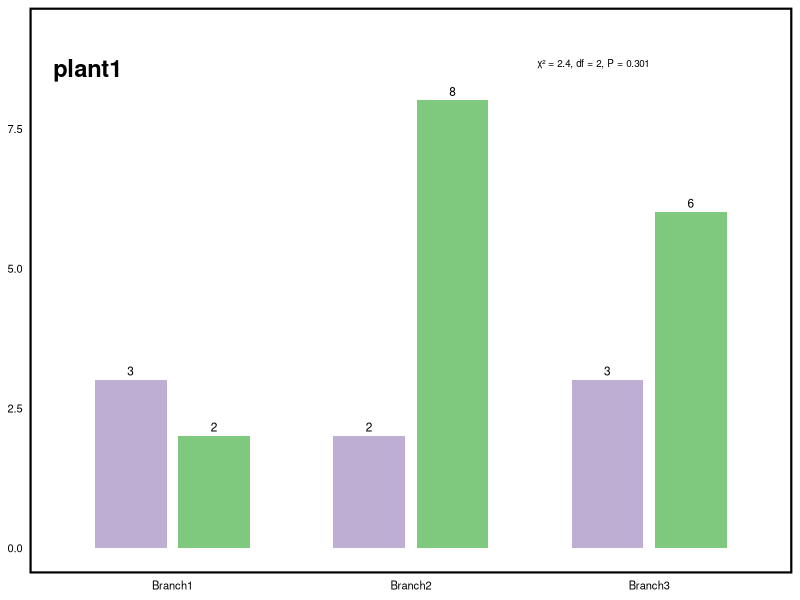
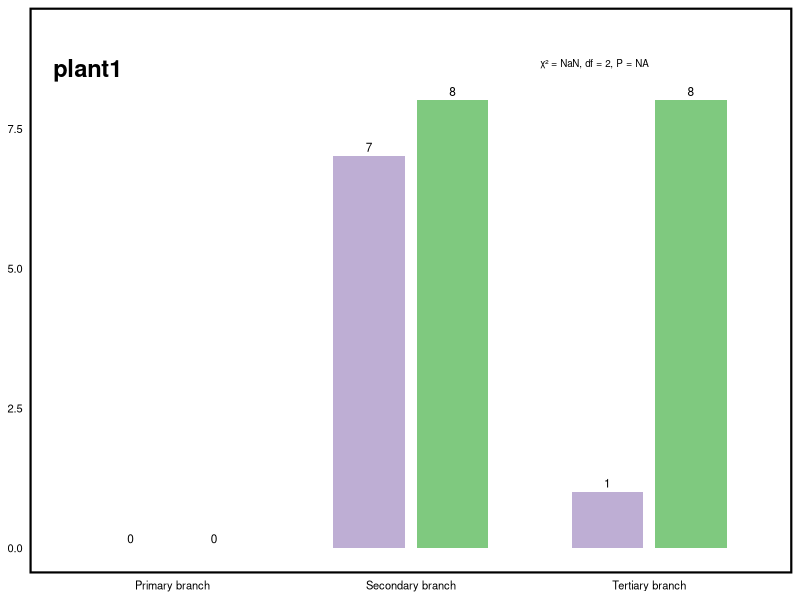
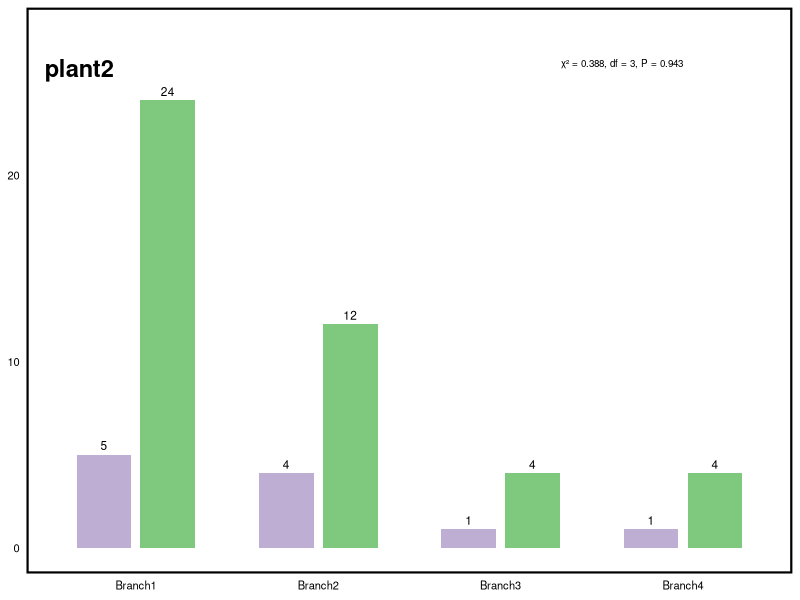
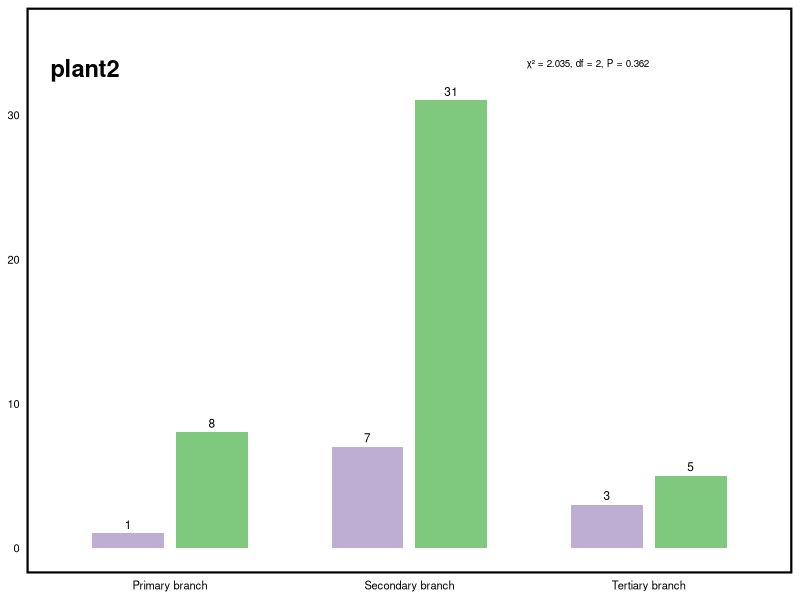
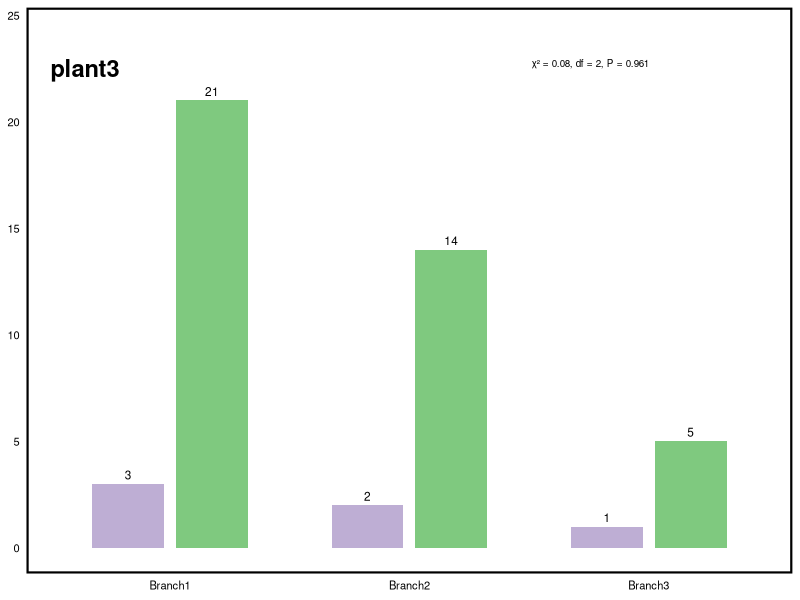
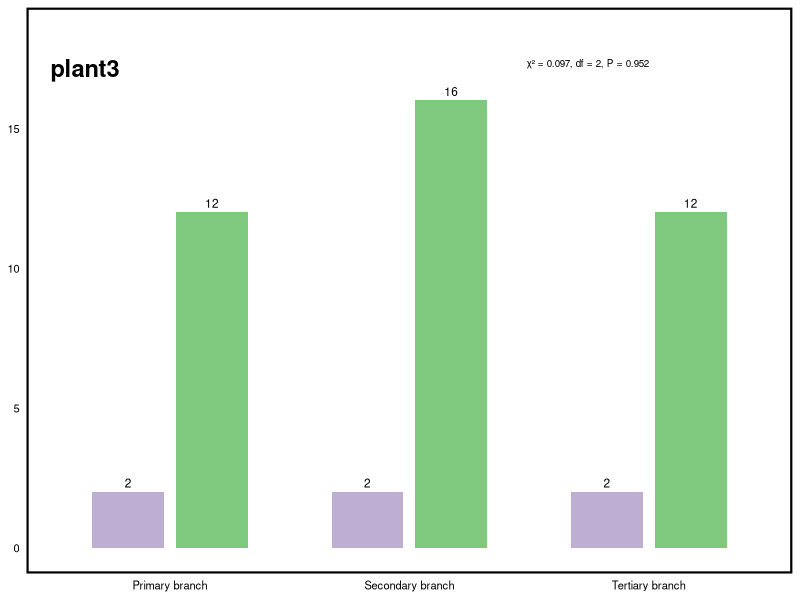

The R source for these figures, in order:
library(ggplot2)

Figure_Theme <- theme_bw() +
  theme(panel.grid.major = element_blank(), panel.grid.minor = element_blank(),
        panel.border = element_blank()) + theme(plot.title = element_text(size = 8)) +
  theme(axis.text.x = element_text(angle = 0, hjust = 0.5, colour = "black", size = 8)) +
  theme(axis.text.y = element_text(colour = "black", size = 8)) +
  theme(axis.title = element_text(size = 8)) +
  theme(axis.ticks = element_line(colour = "black", size = 0.5)) +
  theme(axis.line = element_line(colour = "black")) +
  theme(legend.title = element_text(size = 8)) +theme(legend.text = element_text(size = 8)) +
  theme(axis.line = element_blank()) +theme(panel.border = element_rect(fill = NA, size = 1))


create_plot <- function(data, plant_name, chi_text, show_axes = FALSE) {
  n_branches <- length(unique(data$branch))
  y_max <- max(data$number) * 1.15
  p <- ggplot(data, aes(x = branch, y = number, fill = group)) +
    geom_bar(stat = "identity", position = position_dodge(width = 0.7), width = 0.6) +
    scale_fill_manual(values = c("early" = "#beaed4", "late" = "#7fc97f")) +Figure_Theme
  p <- p + geom_text(aes(label = number),
                     position = position_dodge(width = 0.7),
                     vjust = -0.5,  size = 3)  
  
  p <- p + ylim(0, y_max)
  
  if (!show_axes) {
    p <- p + theme( legend.position = "none", axis.title = element_blank(), axis.text = element_blank(),
      axis.ticks = element_blank(), axis.line = element_blank())}
  p <- p + theme(panel.border = element_rect(color = "black", fill = NA, size = 1.5))
  p <- p + annotate("text",x = n_branches,  y = y_max * 0.95, label = chi_text,
                    hjust = 1, vjust = 1, size = 2.5) 
    p <- p + annotate("text", x = 0.5,  y = y_max * 0.95, label = plant_name,
                    hjust = 0, vjust = 1,size = 6, fontface = "bold")
  return(p)}

calculate_chi_text <- function(values_matrix) {
  chi_test <- chisq.test(values_matrix)
  chi_value <- round(chi_test$statistic, 3)
  df_value <- chi_test$parameter
  p_value <- ifelse(chi_test$p.value < 0.001, "< 0.001",  round(chi_test$p.value, 3))
  paste0("χ² = ", chi_value,  ", df = ", df_value, ", P = ", p_value)}


create_data_structure <- function(branch_names, values, data_type = "branch") {
  n_branches <- length(branch_names)
  expected_length <- n_branches * 2 
  if (length(values) != expected_length) {
    warning(paste("values should be", expected_length, 
                  "but", length(values)))
    n_branches <- length(values) / 2
    if (n_branches != length(branch_names)) {
      branch_names <- paste0("Branch", 1:n_branches)}}
  
  data.frame(
    branch = factor(rep(branch_names, each = 2), levels = branch_names),
    group = factor(rep(c("early", "late"), n_branches), levels = c("early", "late")),number = values)}

# ==============================
# data
# ==============================
branch_names_3 <- c("Branch1", "Branch2", "Branch3")  
branch_names_4 <- c("Branch1", "Branch2", "Branch3", "Branch4")  
level_names <- c("Primary branch", "Secondary branch", "Tertiary branch") 

# Plant1 data
Plant1_branch_data <- c(3, 2, 2, 8, 3, 6)  
Plant1_branch_level_data <- c(0, 0, 7, 8, 1, 8) 
# Plant2 data
Plant2_branch_data <- c(5, 24, 4, 12, 1, 4, 1, 4)  
Plant2_branch_level_data <- c(1, 8, 7, 31, 3, 5)  
# Plant3 data
Plant3_branch_data <- c(3, 21, 2, 14, 1, 5)  
Plant3_branch_level_data <- c(2, 12, 2, 16, 2, 12)  

# Plant1 dataframe
Plant1_branch <- create_data_structure(branch_names_3, Plant1_branch_data)
Plant1_branch_level <- create_data_structure(level_names, Plant1_branch_level_data)
# Plant2 dataframe
Plant2_branch <- create_data_structure(branch_names_4, Plant2_branch_data)
Plant2_branch_level <- create_data_structure(level_names, Plant2_branch_level_data)
# Plant3 dataframe
Plant3_branch <- create_data_structure(branch_names_3, Plant3_branch_data)
Plant3_branch_level <- create_data_structure(level_names, Plant3_branch_level_data)

# ==============================
# Chi-square test
# ==============================

create_matrix_from_dataframe <- function(df) {
  n_branches <- length(unique(df$branch))
  early_values <- df$number[df$group == "early"]
  late_values <- df$number[df$group == "late"]
  matrix(c(early_values, late_values), nrow = n_branches, byrow = FALSE)}


chi_Plant1_branch <- calculate_chi_text(create_matrix_from_dataframe(Plant1_branch))
chi_Plant1_branch_level <- calculate_chi_text(create_matrix_from_dataframe(Plant1_branch_level))
chi_Plant2_branch <- calculate_chi_text(create_matrix_from_dataframe(Plant2_branch))
chi_Plant2_branch_level <- calculate_chi_text(create_matrix_from_dataframe(Plant2_branch_level))
chi_Plant3_branch <- calculate_chi_text(create_matrix_from_dataframe(Plant3_branch))
chi_Plant3_branch_level <- calculate_chi_text(create_matrix_from_dataframe(Plant3_branch_level))

# ==============================
# plot
# ==============================

plot_list <- list()

# Plant1 
plot_list$Plant1_branch <- create_plot(Plant1_branch, "plant1", chi_Plant1_branch, FALSE)
plot_list$Plant1_branch_level <- create_plot(Plant1_branch_level, "plant1", chi_Plant1_branch_level, FALSE)
# Plant2 
plot_list$Plant2_branch <- create_plot(Plant2_branch, "plant2", chi_Plant2_branch, FALSE)
plot_list$Plant2_branch_level <- create_plot(Plant2_branch_level, "plant2", chi_Plant2_branch_level, FALSE)
# Plant3 
plot_list$Plant3_branch <- create_plot(Plant3_branch, "plant3", chi_Plant3_branch, FALSE)
plot_list$Plant3_branch_level <- create_plot(Plant3_branch_level, "plant3", chi_Plant3_branch_level, FALSE)


for (i in seq_along(plot_list)) {
  print(plot_list[[i]])
  cat("--- plot:", names(plot_list)[i], "---\n")
}

output_dir <- "../../"
dir.create(output_dir, showWarnings = FALSE)
